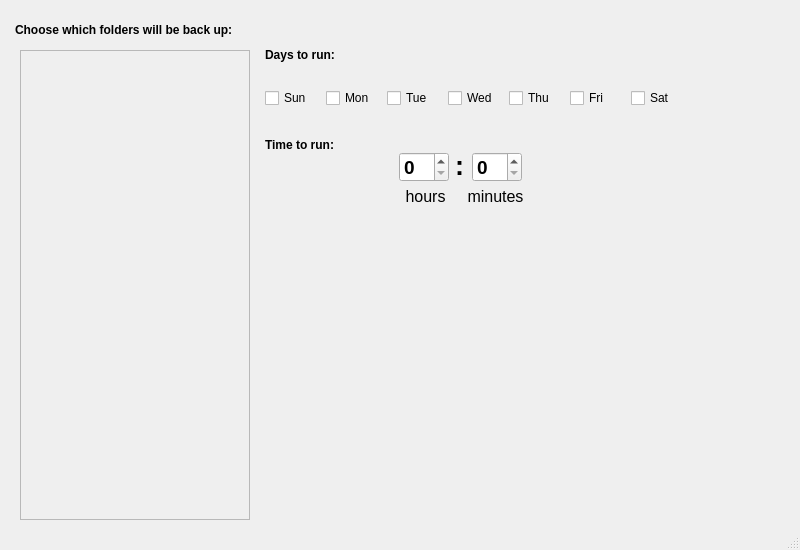
<?xml version="1.0" encoding="UTF-8"?>
<ui version="4.0">
 <class>MainWindow</class>
 <widget class="QMainWindow" name="MainWindow">
  <property name="geometry">
   <rect>
    <x>0</x>
    <y>0</y>
    <width>800</width>
    <height>550</height>
   </rect>
  </property>
  <property name="windowTitle">
   <string>MainWindow</string>
  </property>
  <widget class="QWidget" name="centralwidget">
   <widget class="QLabel" name="label_next_backup">
    <property name="geometry">
     <rect>
      <x>15</x>
      <y>15</y>
      <width>251</width>
      <height>30</height>
     </rect>
    </property>
    <property name="autoFillBackground">
     <bool>false</bool>
    </property>
    <property name="text">
     <string>&lt;html&gt;&lt;head/&gt;&lt;body&gt;&lt;p&gt;&lt;span style=&quot; font-weight:600;&quot;&gt;Choose which folders will be back up:&lt;/span&gt;&lt;/p&gt;&lt;/body&gt;&lt;/html&gt;</string>
    </property>
   </widget>
   <widget class="QSpinBox" name="label_minutes">
    <property name="geometry">
     <rect>
      <x>472</x>
      <y>152</y>
      <width>50</width>
      <height>30</height>
     </rect>
    </property>
    <property name="font">
     <font>
      <pointsize>14</pointsize>
      <weight>75</weight>
      <bold>true</bold>
     </font>
    </property>
    <property name="maximum">
     <number>59</number>
    </property>
   </widget>
   <widget class="QLabel" name="label_5">
    <property name="geometry">
     <rect>
      <x>460</x>
      <y>182</y>
      <width>71</width>
      <height>30</height>
     </rect>
    </property>
    <property name="text">
     <string>&lt;html&gt;&lt;head/&gt;&lt;body&gt;&lt;p align=&quot;center&quot;&gt;&lt;span style=&quot; font-size:12pt;&quot;&gt;minutes&lt;/span&gt;&lt;/p&gt;&lt;/body&gt;&lt;/html&gt;</string>
    </property>
   </widget>
   <widget class="QLabel" name="label">
    <property name="geometry">
     <rect>
      <x>265</x>
      <y>40</y>
      <width>95</width>
      <height>30</height>
     </rect>
    </property>
    <property name="text">
     <string>&lt;html&gt;&lt;head/&gt;&lt;body&gt;&lt;p&gt;&lt;span style=&quot; font-weight:600;&quot;&gt;Days to run:&lt;/span&gt;&lt;/p&gt;&lt;/body&gt;&lt;/html&gt;</string>
    </property>
   </widget>
   <widget class="QSpinBox" name="label_hours">
    <property name="geometry">
     <rect>
      <x>399</x>
      <y>152</y>
      <width>50</width>
      <height>30</height>
     </rect>
    </property>
    <property name="font">
     <font>
      <pointsize>14</pointsize>
      <weight>75</weight>
      <bold>true</bold>
     </font>
    </property>
    <property name="maximum">
     <number>23</number>
    </property>
    <property name="stepType">
     <enum>QAbstractSpinBox::DefaultStepType</enum>
    </property>
   </widget>
   <widget class="QLabel" name="label_4">
    <property name="geometry">
     <rect>
      <x>400</x>
      <y>182</y>
      <width>51</width>
      <height>30</height>
     </rect>
    </property>
    <property name="text">
     <string>&lt;html&gt;&lt;head/&gt;&lt;body&gt;&lt;p align=&quot;center&quot;&gt;&lt;span style=&quot; font-size:12pt;&quot;&gt;hours&lt;/span&gt;&lt;/p&gt;&lt;/body&gt;&lt;/html&gt;</string>
    </property>
   </widget>
   <widget class="QWidget" name="layoutWidget">
    <property name="geometry">
     <rect>
      <x>265</x>
      <y>70</y>
      <width>421</width>
      <height>56</height>
     </rect>
    </property>
    <layout class="QHBoxLayout" name="horizontalLayout">
     <item>
      <widget class="QCheckBox" name="check_sun">
       <property name="text">
        <string>Sun</string>
       </property>
      </widget>
     </item>
     <item>
      <widget class="QCheckBox" name="check_mon">
       <property name="text">
        <string>Mon</string>
       </property>
      </widget>
     </item>
     <item>
      <widget class="QCheckBox" name="check_tue">
       <property name="text">
        <string>Tue</string>
       </property>
      </widget>
     </item>
     <item>
      <widget class="QCheckBox" name="check_wed">
       <property name="text">
        <string>Wed</string>
       </property>
      </widget>
     </item>
     <item>
      <widget class="QCheckBox" name="check_thu">
       <property name="text">
        <string>Thu</string>
       </property>
      </widget>
     </item>
     <item>
      <widget class="QCheckBox" name="check_fri">
       <property name="text">
        <string>Fri</string>
       </property>
      </widget>
     </item>
     <item>
      <widget class="QCheckBox" name="check_sat">
       <property name="text">
        <string>Sat</string>
       </property>
      </widget>
     </item>
    </layout>
   </widget>
   <widget class="QLabel" name="label_3">
    <property name="geometry">
     <rect>
      <x>455</x>
      <y>140</y>
      <width>16</width>
      <height>51</height>
     </rect>
    </property>
    <property name="font">
     <font>
      <pointsize>20</pointsize>
      <weight>75</weight>
      <italic>false</italic>
      <bold>true</bold>
     </font>
    </property>
    <property name="text">
     <string>:</string>
    </property>
   </widget>
   <widget class="QLabel" name="label_2">
    <property name="geometry">
     <rect>
      <x>265</x>
      <y>130</y>
      <width>95</width>
      <height>30</height>
     </rect>
    </property>
    <property name="text">
     <string>&lt;html&gt;&lt;head/&gt;&lt;body&gt;&lt;p&gt;&lt;span style=&quot; font-weight:600;&quot;&gt;Time to run:&lt;/span&gt;&lt;/p&gt;&lt;/body&gt;&lt;/html&gt;</string>
    </property>
   </widget>
   <widget class="QScrollArea" name="folders_frame">
    <property name="geometry">
     <rect>
      <x>20</x>
      <y>50</y>
      <width>230</width>
      <height>470</height>
     </rect>
    </property>
    <property name="widgetResizable">
     <bool>true</bool>
    </property>
    <widget class="QWidget" name="scrollAreaWidgetContents">
     <property name="geometry">
      <rect>
       <x>0</x>
       <y>0</y>
       <width>226</width>
       <height>466</height>
      </rect>
     </property>
    </widget>
   </widget>
  </widget>
  <widget class="QStatusBar" name="statusbar"/>
 </widget>
 <resources/>
 <connections/>
</ui>
